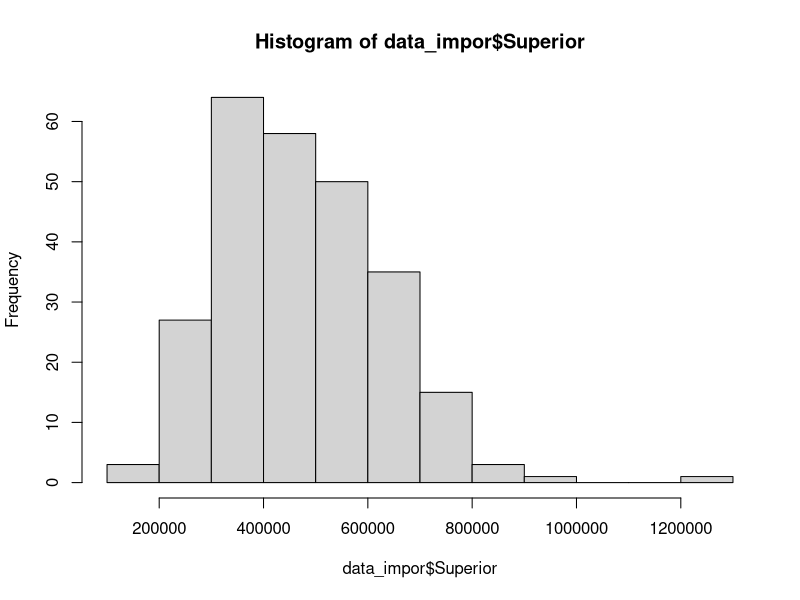
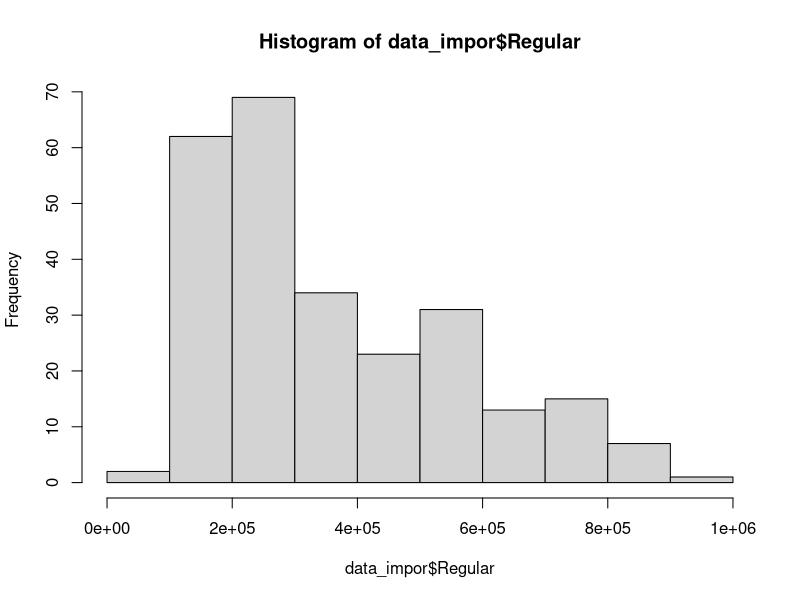
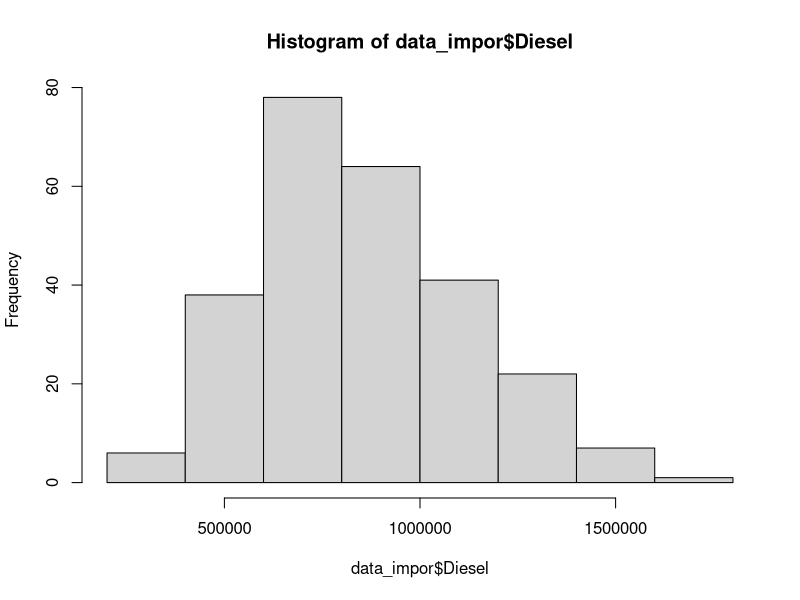
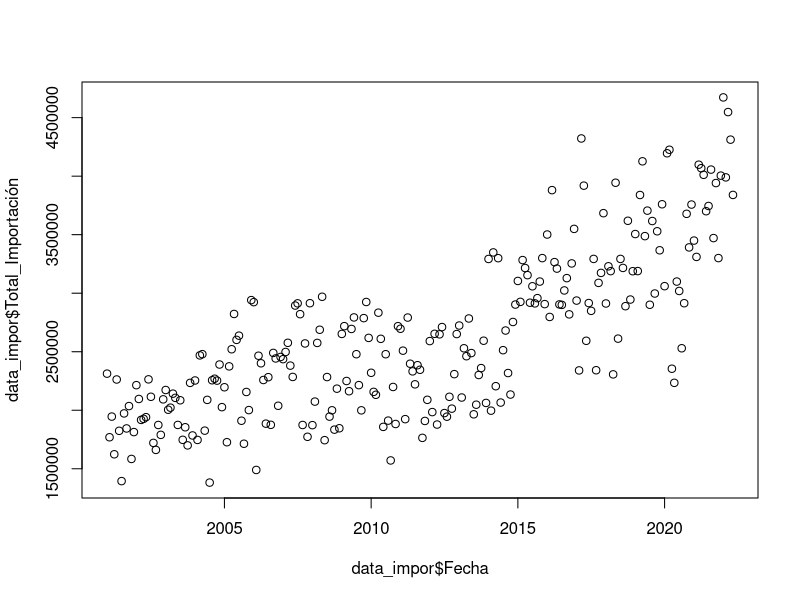
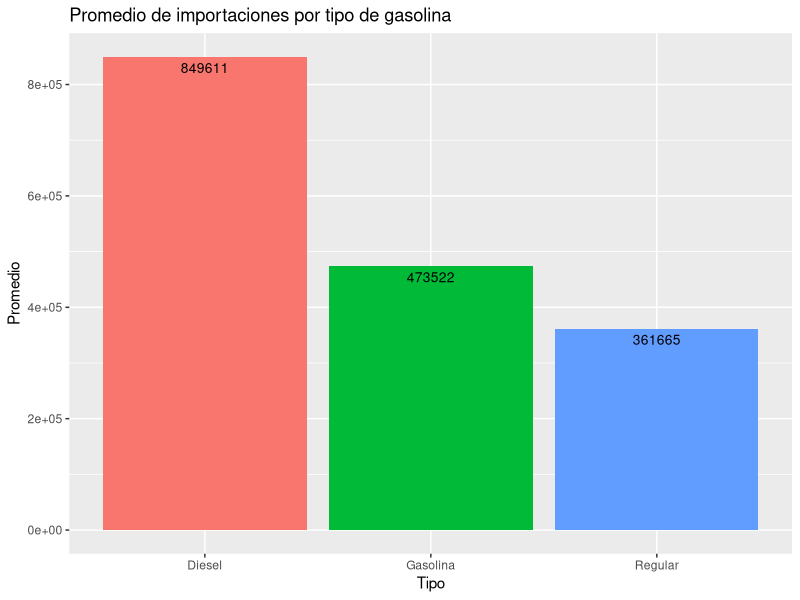
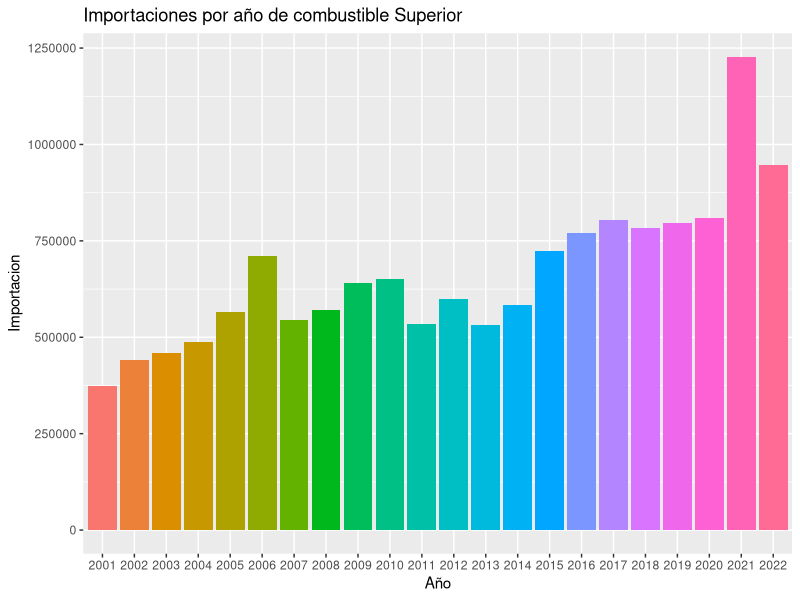
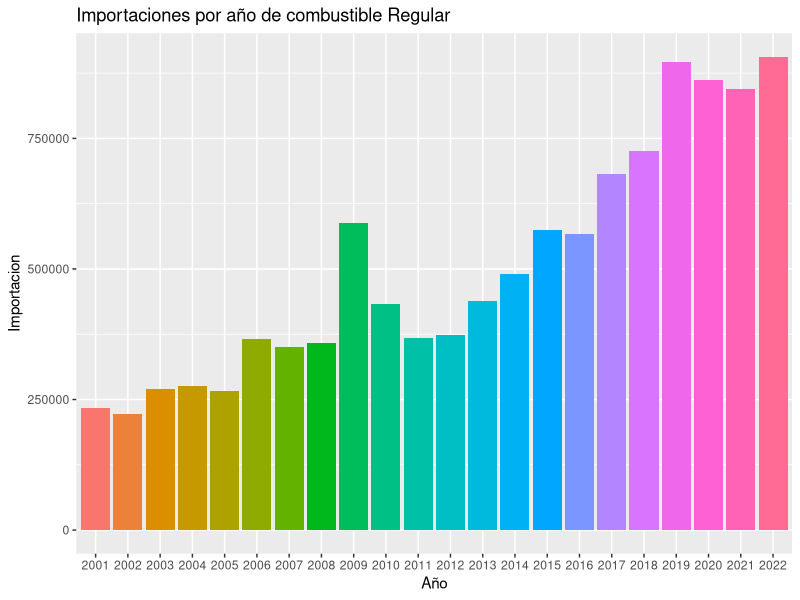
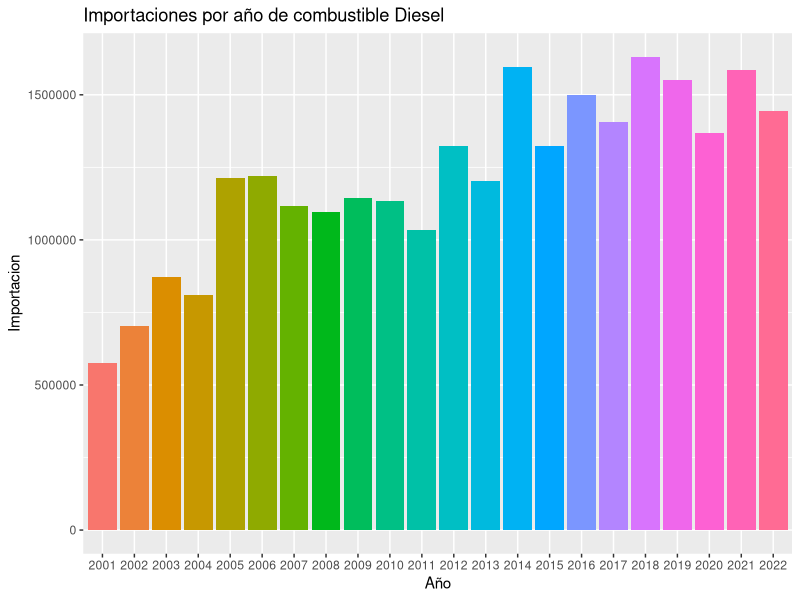

Write the R code that produced these figures, in order.
## ---- chunk 1

library("readxl")
library(ggplot2)

data_impor <- read_excel("Importacion.xlsx")
data_consumo <- read_excel("Consumo.xlsx")

# Mes con el cual se tiene mayor importacion de Gasolina
gas<-data_impor[order(-data_impor$Superior),]
super<- head(gas,10)
super<-super[,1:2]



#Mes en el cual se tiene mayor importacion de Regular 
reg<-data_impor[order(-data_impor$Regular),]
regu<- head(reg,10)
regu<-regu[,1:2]


#Mes en el que se tiene mayor importacion de Disel 
diesel<-data_impor[order(-data_impor$Diesel),]
dies<- head(diesel, 10)
dies<-dies[,1:2]

# Mes con el cual se tiene menor importacion de Gasolina
gas1<-data_impor[order(data_impor$Superior),]
menossuper<- head(gas1,10)
menossuper<-menossuper[,1:2]



#Mes en el cual se tiene menor importacion de Regular 
reg1<-data_impor[order(data_impor$Regular),]
menosregu<- head(reg1,10)
menosregu<-menosregu[,1:2]


#Mes en el que se tiene menor importacion de Disel 
diesel1<-data_impor[order(data_impor$Diesel),]
menosdies<- head(diesel1, 10)
menosdies<-menosdies[,1:2]




def<-data.frame(Tipo=c("Gasolina","Regular","Diesel"), Media=c(mean(data_impor$Superior), mean(data_impor$Regular), mean(data_impor$Diesel)))

grafdef<-ggplot(data=def, aes(x=Tipo, y=Media, fill=Tipo)) +
  geom_bar(stat="identity", position=position_dodge())+
  geom_text(aes(label=as.integer(Media)), vjust=1.6, color="black",
            position = position_dodge(0.9), size=3.5)+
  labs(title="Promedio de importaciones por tipo de gasolina", y="Promedio")+
  theme(legend.position="none")


grafsup<-ggplot(data_impor, aes(x = format(`Fecha`, format='%Y'), y = `Superior`, fill =format(`Fecha`, format='%Y') )) +
  geom_bar(stat = "identity",position=position_dodge())+labs(title="Importaciones por año de combustible Superior", y="Importacion" , x='Año')+
  theme(legend.position="none")


grafreg<-ggplot(data_impor, aes(x = format(`Fecha`, format='%Y'), y = `Regular`, fill =format(`Fecha`, format='%Y') )) +
  geom_bar(stat = "identity",position=position_dodge())+labs(title="Importaciones por año de combustible Regular", y="Importacion" , x='Año')+
  theme(legend.position="none")


grafdie<-ggplot(data_impor, aes(x = format(`Fecha`, format='%Y'), y = `Diesel`, fill =format(`Fecha`, format='%Y') )) +
  geom_bar(stat = "identity",position=position_dodge())+labs(title="Importaciones por año de combustible Diesel", y="Importacion" , x='Año')+
  theme(legend.position="none")




## ---- chunk 2
data_impor
## ---- chunk 3
hist(x = data_impor$Superior)
## ---- chunk 4
hist(x = data_impor$Regular)
## ---- chunk 5
hist(x = data_impor$Diesel)
## ---- chunk 6
plot(data_impor$Fecha, data_impor$Total_Importación)
## ---- chunk 7
super
## ---- chunk 8
regu
## ---- chunk 9
dies
## ---- chunk 10
menossuper
## ---- chunk 11
menosregu
## ---- chunk 12
menosdies
## ---- chunk 13
grafdef
## ---- chunk 14
grafsup
## ---- chunk 15
grafreg
## ---- chunk 16
grafdie
## ---- chunk 17
data_consumo
